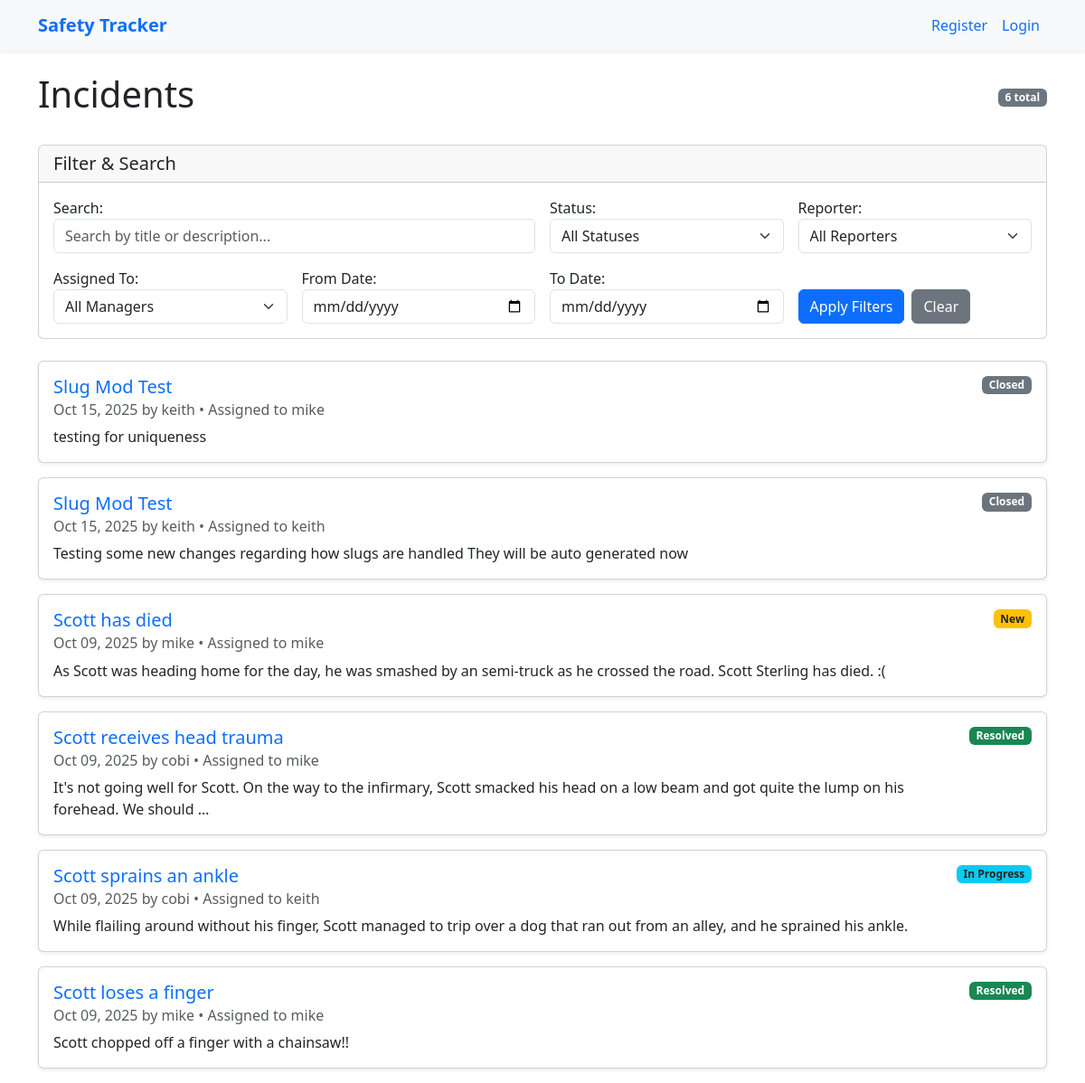
The page /incident_reporter/ on the database as committed earlier.
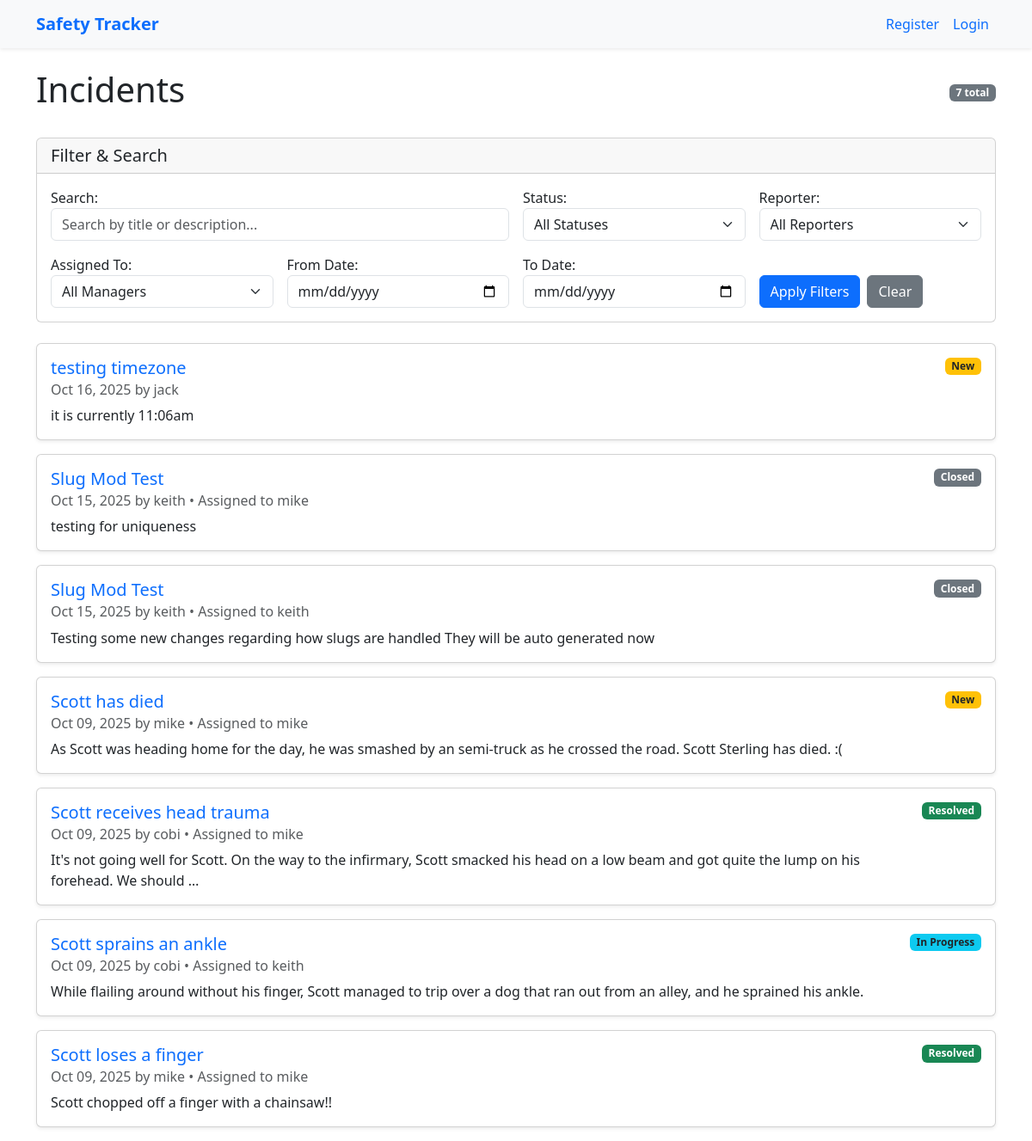
The same page on the database as committed later.
### incident_reporter/models.py (models this page shows, shortened)
class Incident(models.Model):
    STATUS_CHOICES = [
        ('new', 'New'),
        ('in_progress', 'In Progress'),
        ('resolved', 'Resolved'),
        ('closed', 'Closed'),
    ]
    title = models.CharField(max_length=75)
    body = models.TextField()
    slug = models.SlugField(unique=True)
    date = models.DateTimeField(auto_now_add=True)
    banner = models.ImageField(default='fallback.jpg', blank=True)
    reporter = models.ForeignKey(User, on_delete=models.CASCADE, null=True, blank=True, related_name='reported_incidents')
    status = models.CharField(max_length=20, choices=STATUS_CHOICES, default='new')
    assigned_to = models.ForeignKey(User, on_delete=models.SET_NULL, null=True, blank=True, related_name='assigned_incidents')
    class Meta:
        ordering = ['-date']

### incident_reporter/views.py (the view)
# urls.py: path('', views.incident_list, name='list'),
def incident_list(request):
    incidents = Incident.objects.all().order_by('-date')
    filter_form = forms.IncidentFilterForm(request.GET)
    if filter_form.is_valid():
        search = filter_form.cleaned_data.get('search')
        status = filter_form.cleaned_data.get('status')
        reporter = filter_form.cleaned_data.get('reporter')
        assigned_to = filter_form.cleaned_data.get('assigned_to')
        date_from = filter_form.cleaned_data.get('date_from')
        date_to = filter_form.cleaned_data.get('date_to')
        if search:
            incidents = incidents.filter(
                Q(title__icontains=search) | Q(body__icontains=search)
            )
        if status:
            incidents = incidents.filter(status=status)
        if reporter:
            incidents = incidents.filter(reporter=reporter)
        if assigned_to:
            incidents = incidents.filter(assigned_to=assigned_to)
        if date_from:
            incidents = incidents.filter(date__gte=date_from)
        if date_to:
            date_to_end = datetime.combine(date_to, datetime.max.time())
            incidents = incidents.filter(date__lte=date_to_end)
    context = {
        'incident': incidents,
        'filter_form': filter_form,
        'total_count': incidents.count(),
    }
    return render(request, 'incident_reporter/incident_list.html', context)

### incident_reporter/context_processors.py (called while the page is built)
def unread_notifications(request):
    if request.user.is_authenticated:
        unread_count = Notification.objects.filter(user=request.user, is_read=False).count()
        return {'unread_notifications_count': unread_count}
    return {'unread_notifications_count': 0}

### incident_reporter/templates/incident_reporter/incident_list.html (shortened to what this page needs)
{% extends 'layout.html' %}
{% block content %}
<section>
    <div class="d-flex justify-content-between align-items-center mb-4">
        <h1>Incidents</h1>
        <span class="badge bg-secondary">{{ total_count }} total</span>
    </div>
    <div class="card mb-4">
        <div class="card-header">
            <h5 class="mb-0">Filter & Search</h5>
        </div>
        <div class="card-body">
            <form method="get" action="{% url 'incident:list' %}">
                <div class="row g-3">
                    <div class="col-md-6">
                        {{ filter_form.search.label_tag }}
                        {{ filter_form.search }}
                    </div>
                    <div class="col-md-3">
                        {{ filter_form.status.label_tag }}
                        {{ filter_form.status }}
                    </div>
                    <div class="col-md-3">
                        {{ filter_form.reporter.label_tag }}
                        {{ filter_form.reporter }}
                    </div>
                    <div class="col-md-3">
                        {{ filter_form.assigned_to.label_tag }}
                        {{ filter_form.assigned_to }}
                    </div>
                    <div class="col-md-3">
                        {{ filter_form.date_from.label_tag }}
                        {{ filter_form.date_from }}
                    </div>
                    <div class="col-md-3">
                        {{ filter_form.date_to.label_tag }}
                        {{ filter_form.date_to }}
                    </div>
                    <div class="col-md-3 d-flex align-items-end">
                        <button type="submit" class="btn btn-primary me-2">Apply Filters</button>
                        <a href="{% url 'incident:list' %}" class="btn btn-secondary">Clear</a>
                    </div>
                </div>
            </form>
        </div>
    </div>
    {% for i in incident %}
        <div class="card mb-3 shadow-sm">
            <div class="card-body">
                <div class="d-flex justify-content-between align-items-start">
                    <div class="flex-grow-1">
                        <h5 class="card-title">
                            <a href="{% url 'incident:page' slug=i.slug %}" class="text-primary text-decoration-none">
                                {{ i.title }}
                            </a>
                        </h5>
                        <h6 class="card-subtitle mb-2 text-muted">
                            {{ i.date|date:"M d, Y" }} by {{ i.reporter.username }}
                            {% if i.assigned_to %}
                                • Assigned to {{ i.assigned_to.username }}
                            {% endif %}
                        </h6>
                        <p class="card-text">{{ i.body|truncatewords:30 }}</p>
                    </div>
                    <span class="badge ms-3
                        {% if i.status == 'new' %}bg-warning text-dark
                        {% elif i.status == 'in_progress' %}bg-info text-dark
                        {% elif i.status == 'resolved' %}bg-success
                        {% elif i.status == 'closed' %}bg-secondary
                        {% endif %}">
                        {{ i.get_status_display }}
                    </span>
                </div>
            </div>
        </div>
    {% empty %}
        <div class="alert alert-info">
            No incidents found matching your filters.
        </div>
    {% endfor %}
</section>
{% endblock %}

Rows that differ between the two databases and show on the page:
added Incident: title "testing timezone", date "Oct 16, 2025", reporter.username "jack", body "it is currently 11:06am", status "New"
Other text that changed with them:
{{ total_count }}: "6" → "7"
